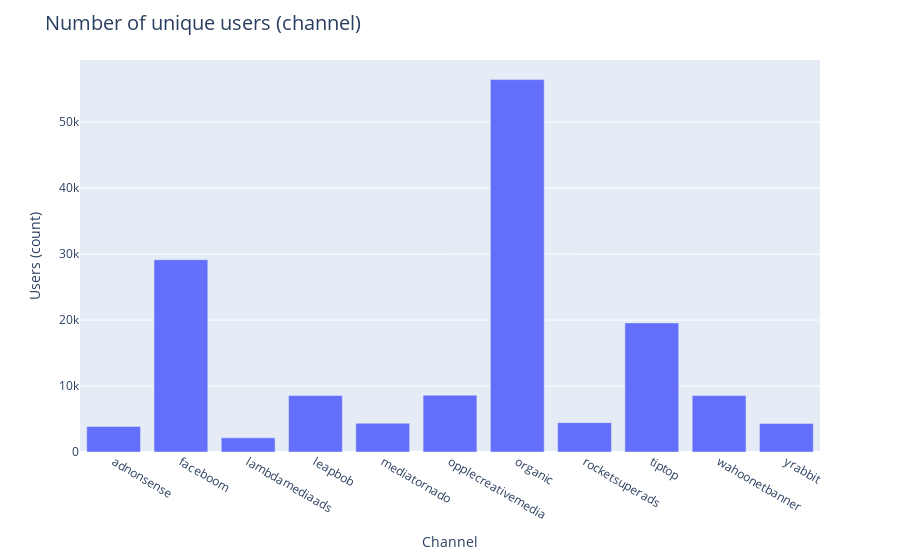
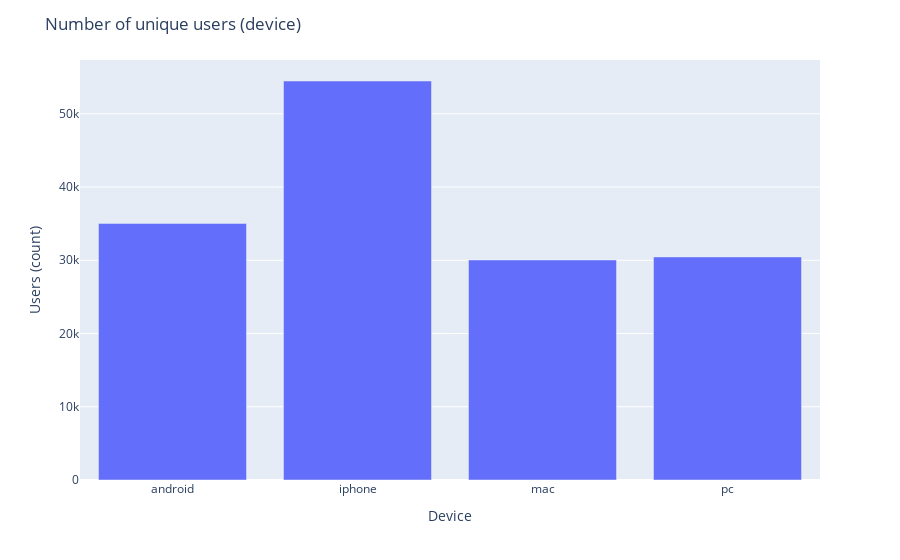
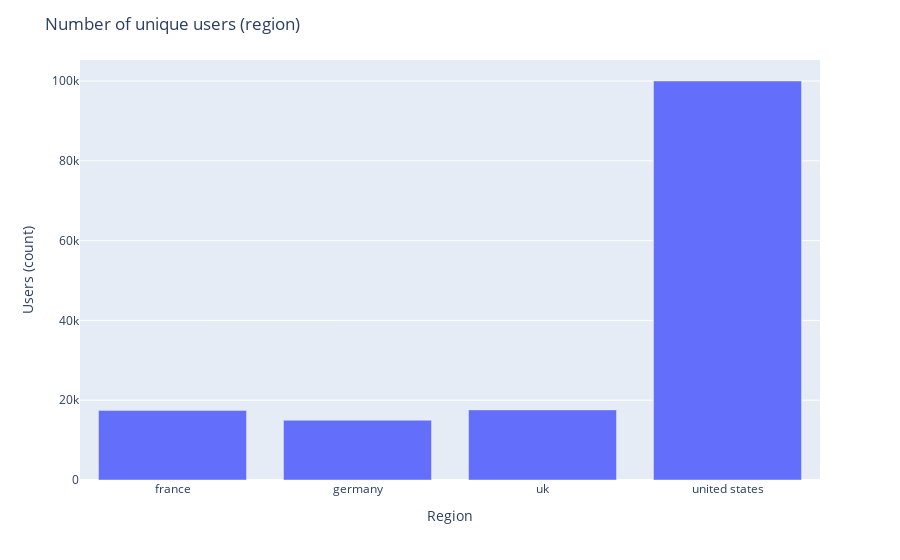

Notebook cell for these charts, in order:
### Code cell
# number of unique users by region. device and channel (payers and non payers)
for item in items:
    pt = profiles.groupby(item).agg({'user_id': 'nunique'})
    fig = px.bar(pt)
    fig.update_layout(title=f'Number of unique users (channel)', 
                      title_font={'size':20}, legend_font={'size':14},
                     xaxis_title='Channel', yaxis_title='Users (count)',
                     showlegend=False)
    if item == 'device':
        fig.update_layout(title='Number of unique users (device)', title_font={'size':20},
                         xaxis_title='Device')
    elif item == 'region':
        fig.update_layout(title='Number of unique users (region)', title_font={'size':20},
                         xaxis_title='Region')
    fig.show()

### Figure 1 — Plotly figure (JSON) as saved in the notebook; plotly's stock layout.template omitted (floating-point values rounded to 4 significant figures)
{"data": [{"alignmentgroup": "True", "hovertemplate": "variable=user_id<br>channel=%{x}<br>value=%{y}<extra></extra>", "legendgroup": "user_id", "marker": {"color": "#636efa", "pattern": {"shape": ""}}, "name": "user_id", "offsetgroup": "user_id", "orientation": "v", "showlegend": true, "textposition": "auto", "type": "bar", "x": ["adnonsense", "faceboom", "lambdamediaads", "leapbob", "mediatornado", "opplecreativemedia", "organic", "rocketsuperads", "tiptop", "wahoonetbanner", "yrabbit"], "xaxis": "x", "y": [3880, 29144, 2149, 8553, 4364, 8605, 56439, 4448, 19561, 8553, 4312], "yaxis": "y"}], "layout": {"barmode": "relative", "legend": {"font": {"size": 14}, "title": {"text": "variable"}, "tracegroupgap": 0}, "margin": {"t": 60}, "showlegend": false, "title": {"font": {"size": 20}, "text": "Number of unique users (channel)"}, "xaxis": {"anchor": "y", "domain": [0, 1], "title": {"text": "Channel"}}, "yaxis": {"anchor": "x", "domain": [0, 1], "title": {"text": "Users (count)"}}}}

### Figure 2 — Plotly figure (JSON) as saved in the notebook; plotly's stock layout.template omitted (floating-point values rounded to 4 significant figures)
{"data": [{"alignmentgroup": "True", "hovertemplate": "variable=user_id<br>device=%{x}<br>value=%{y}<extra></extra>", "legendgroup": "user_id", "marker": {"color": "#636efa", "pattern": {"shape": ""}}, "name": "user_id", "offsetgroup": "user_id", "orientation": "v", "showlegend": true, "textposition": "auto", "type": "bar", "x": ["android", "iphone", "mac", "pc"], "xaxis": "x", "y": [35032, 54479, 30042, 30455], "yaxis": "y"}], "layout": {"barmode": "relative", "legend": {"font": {"size": 14}, "title": {"text": "variable"}, "tracegroupgap": 0}, "margin": {"t": 60}, "showlegend": false, "title": {"text": "Number of unique users (device)"}, "xaxis": {"anchor": "y", "domain": [0, 1], "title": {"text": "Device"}}, "yaxis": {"anchor": "x", "domain": [0, 1], "title": {"text": "Users (count)"}}}}

### Figure 3 — Plotly figure (JSON) as saved in the notebook; plotly's stock layout.template omitted (floating-point values rounded to 4 significant figures)
{"data": [{"alignmentgroup": "True", "hovertemplate": "variable=user_id<br>region=%{x}<br>value=%{y}<extra></extra>", "legendgroup": "user_id", "marker": {"color": "#636efa", "pattern": {"shape": ""}}, "name": "user_id", "offsetgroup": "user_id", "orientation": "v", "showlegend": true, "textposition": "auto", "type": "bar", "x": ["france", "germany", "uk", "united states"], "xaxis": "x", "y": [17450, 14981, 17575, 100002], "yaxis": "y"}], "layout": {"barmode": "relative", "legend": {"font": {"size": 14}, "title": {"text": "variable"}, "tracegroupgap": 0}, "margin": {"t": 60}, "showlegend": false, "title": {"text": "Number of unique users (region)"}, "xaxis": {"anchor": "y", "domain": [0, 1], "title": {"text": "Region"}}, "yaxis": {"anchor": "x", "domain": [0, 1], "title": {"text": "Users (count)"}}}}
